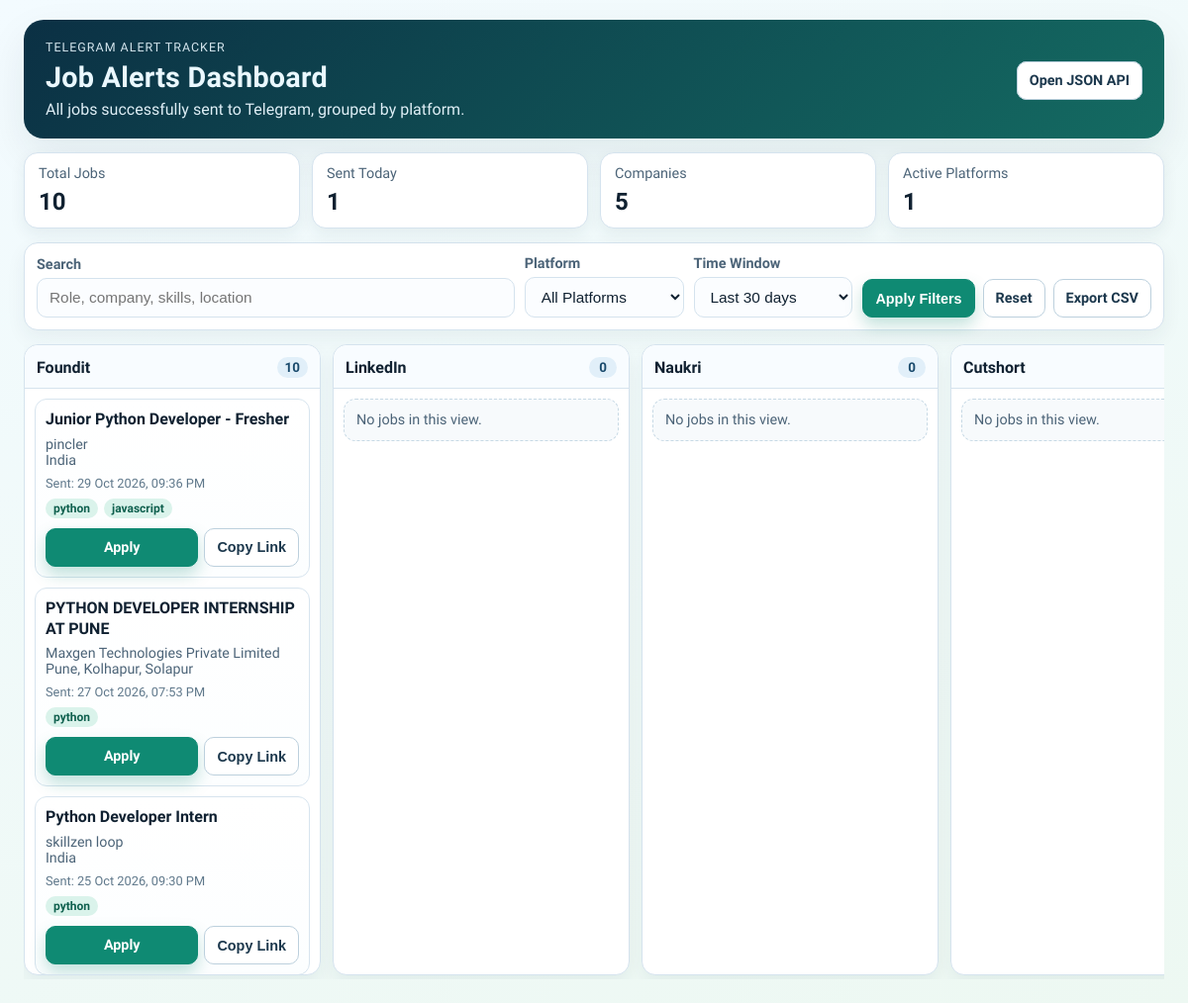
The page / on the database its author committed.
### tables this page shows
CREATE TABLE sent_alerts (
            id INTEGER PRIMARY KEY AUTOINCREMENT,
            job_key TEXT UNIQUE NOT NULL,
            source TEXT NOT NULL,
            title TEXT NOT NULL,
            company TEXT,
            location TEXT,
            link TEXT NOT NULL,
            matched_skills TEXT,
            all_skills TEXT,
            description TEXT,
            min_experience REAL,
            max_experience REAL,
            sent_at TEXT NOT NULL
        );

### web_app.py (the view)
@app.route("/")
def dashboard():
    init_dashboard_db()
    search_text = (request.args.get("q") or "").strip()
    source_filter = (request.args.get("source") or "all").strip()
    days_filter_raw, days_limit = normalize_days_filter(request.args.get("days"))
    jobs = fetch_jobs(search_text=search_text, days_limit=days_limit, source_filter=source_filter)
    grouped = group_jobs_by_source(jobs)
    stats = compute_stats(jobs)
    return render_template(
        "dashboard.html",
        jobs_by_source=grouped,
        source_order=SOURCE_ORDER,
        stats=stats,
        filters={
            "q": search_text,
            "source": source_filter,
            "days": days_filter_raw,
        },
    )

### web_app.py (called while the page is built)
def get_connection():
    conn = sqlite3.connect(DB_PATH)
    conn.row_factory = sqlite3.Row
    return conn

def init_dashboard_db():
    conn = get_connection()
    cursor = conn.cursor()
    cursor.execute(
        """
        CREATE TABLE IF NOT EXISTS sent_alerts (
            id INTEGER PRIMARY KEY AUTOINCREMENT,
            job_key TEXT UNIQUE NOT NULL,
            source TEXT NOT NULL,
            title TEXT NOT NULL,
            company TEXT,
            location TEXT,
            link TEXT NOT NULL,
            matched_skills TEXT,
            all_skills TEXT,
            description TEXT,
            min_experience REAL,
            max_experience REAL,
            sent_at TEXT NOT NULL
        )
        """
    )
    conn.commit()
    conn.close()

def safe_int(value, fallback):
    try:
        return int(value)
    except (TypeError, ValueError):
        return fallback

def normalize_days_filter(value):
    if value is None or value == "":
        value = DEFAULT_DAYS_FILTER
    value = str(value).strip().lower()
    if value == "all":
        return "all", None
    parsed = safe_int(value, 30)
    if parsed < 1:
        parsed = 1
    if parsed > 3650:
        parsed = 3650
    return str(parsed), parsed

def parse_sent_at(sent_at):
    if not sent_at:
        return None
    try:
        normalized = sent_at.replace("Z", "+00:00")
        return datetime.fromisoformat(normalized)
    except ValueError:
        return None

def format_sent_at(sent_at):
    dt = parse_sent_at(sent_at)
    if dt is None:
        return sent_at or "-"
    local_dt = dt.astimezone()
    return local_dt.strftime("%d %b %Y, %I:%M %p")

def group_jobs_by_source(jobs):
    grouped = {source: [] for source in SOURCE_ORDER}
    for job in jobs:
        source = job.get("source", "Other")
        if source not in grouped:
            source = "Other"
        grouped[source].append(job)
    return grouped

### templates/dashboard.html (shortened to what this page needs)
<!doctype html>
<html lang="en">
<head>
    <link rel="stylesheet" href="{{ url_for('static', filename='dashboard.css') }}">
</head>
<body>
    <main class="page-shell">
        <header class="hero">
            <div class="hero-text">
                <p class="eyebrow">Telegram Alert Tracker</p>
                <h1>Job Alerts Dashboard</h1>
                <p class="subtitle">All jobs successfully sent to Telegram, grouped by platform.</p>
            </div>
            <div class="hero-actions">
                <a class="btn ghost" href="/api/jobs?q={{ filters.q|urlencode }}&source={{ filters.source|urlencode }}&days={{ filters.days|urlencode }}" target="_blank" rel="noopener noreferrer">Open JSON API</a>
            </div>
        </header>
        <section class="stats-grid">
            <article class="stat-card">
                <p>Total Jobs</p>
                <strong>{{ stats.total_jobs }}</strong>
            </article>
            <article class="stat-card">
                <p>Sent Today</p>
                <strong>{{ stats.today_jobs }}</strong>
            </article>
            <article class="stat-card">
                <p>Companies</p>
                <strong>{{ stats.companies }}</strong>
            </article>
            <article class="stat-card">
                <p>Active Platforms</p>
                <strong>{{ stats.active_sources }}</strong>
            </article>
        </section>
        <section class="filter-wrap">
            <form class="filters" method="get" action="/">
                <label>
                    Search
                    <input type="text" name="q" value="{{ filters.q }}" placeholder="Role, company, skills, location">
                </label>
                <label>
                    Platform
                    <select name="source">
                        <option value="all" {% if filters.source|lower == "all" %}selected{% endif %}>All Platforms</option>
                    </select>
                </label>
                <label>
                    Time Window
                    <select name="days">
                        <option value="30" {% if filters.days == "30" %}selected{% endif %}>Last 30 days</option>
                    </select>
                </label>
                <div class="filter-actions">
                    <button class="btn primary" type="submit">Apply Filters</button>
                    <a class="btn ghost" href="/">Reset</a>
                    <a class="btn ghost" href="/export.csv?q={{ filters.q|urlencode }}&source={{ filters.source|urlencode }}&days={{ filters.days|urlencode }}">Export CSV</a>
                </div>
            </form>
        </section>
        <section class="board-wrap">
            <div class="board">
                {% for source in source_order %}
                <article class="source-column">
                    <header class="source-header">
                        <h2>{{ source }}</h2>
                        <span class="count">{{ jobs_by_source[source]|length }}</span>
                    </header>
                    <div class="card-stack">
                        {% if jobs_by_source[source]|length == 0 %}
                        <p class="empty-state">No jobs in this view.</p>
                        {% else %}
                        {% for job in jobs_by_source[source] %}
                        <article class="job-card" style="--delay: {{ loop.index0 }};">
                            <h3>{{ job.title }}</h3>
                            <p class="meta">{{ job.company }}</p>
                            <p class="meta">{{ job.location }}</p>
                            <p class="sent-at">Sent: {{ job.sent_at_display }}</p>
                            {% if job.matched_skills_list %}
                            <div class="chips">
                                {% for skill in job.matched_skills_list %}
                                <span class="chip">{{ skill }}</span>
                                {% endfor %}
                            </div>
                            {% endif %}
                            <div class="card-actions">
                                <a class="btn primary apply-btn" href="{{ job.link }}" target="_blank" rel="noopener noreferrer">Apply</a>
                                <button class="btn ghost copy-btn" type="button" data-link="{{ job.link }}">Copy Link</button>
                            </div>
                        </article>
                        {% endfor %}
                        {% endif %}
                    </div>
                </article>
                {% endfor %}
            </div>
        </section>
    </main>
</body>
</html>

### rows shown on the page
sent_alerts: title "Junior Python Developer - Fresher", company "pincler", location "India", sent_at_display "29 Oct 2026, 09:36 PM", matched_skills_list "python" "javascript"
sent_alerts: title "PYTHON DEVELOPER INTERNSHIP AT PUNE", company "Maxgen Technologies Private Limited", location "Pune, Kolhapur, Solapur", sent_at_display "27 Oct 2026, 07:53 PM", matched_skills "python"
sent_alerts: title "Python Developer Intern", company "skillzen loop", location "India", sent_at_display "25 Oct 2026, 09:30 PM", matched_skills "python"

### other values the page prints
{{ stats.total_jobs }} "10"
{{ stats.today_jobs }} "1"
{{ stats.companies }} "5"
{{ stats.active_sources }} "1"
{{ source }} "Foundit" "LinkedIn" "Naukri" "Cutshort"
{{ jobs_by_source[source]|length }} "10" "0" "0"
